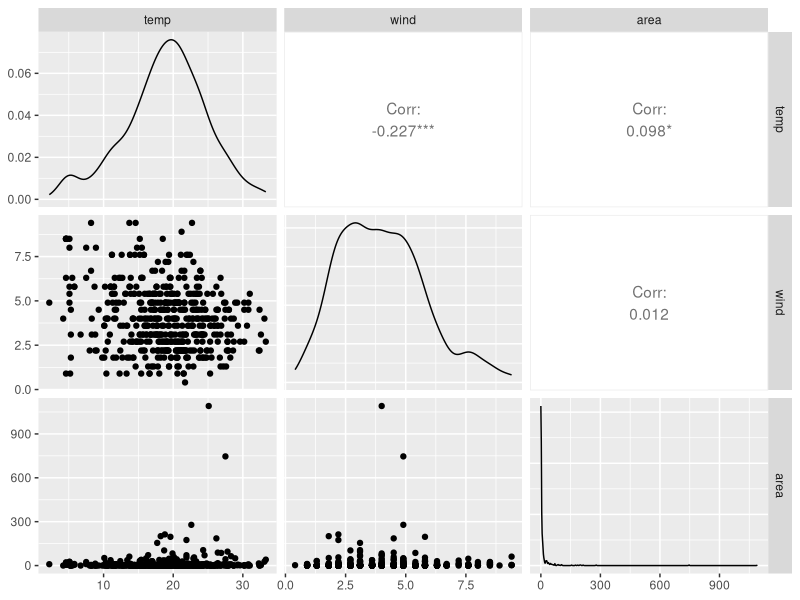
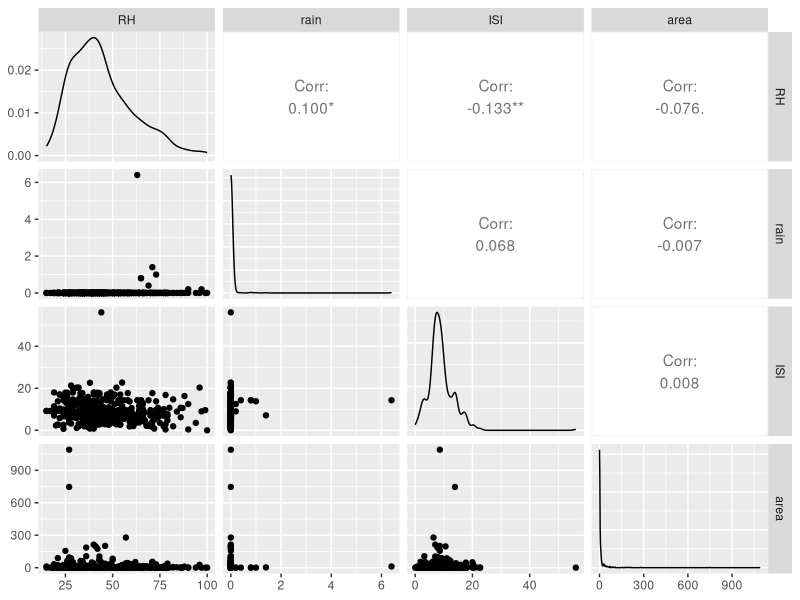
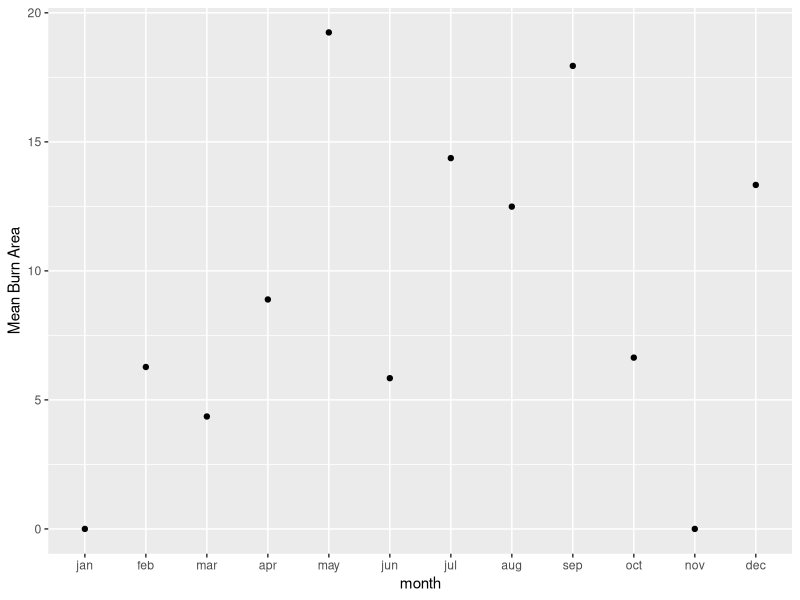
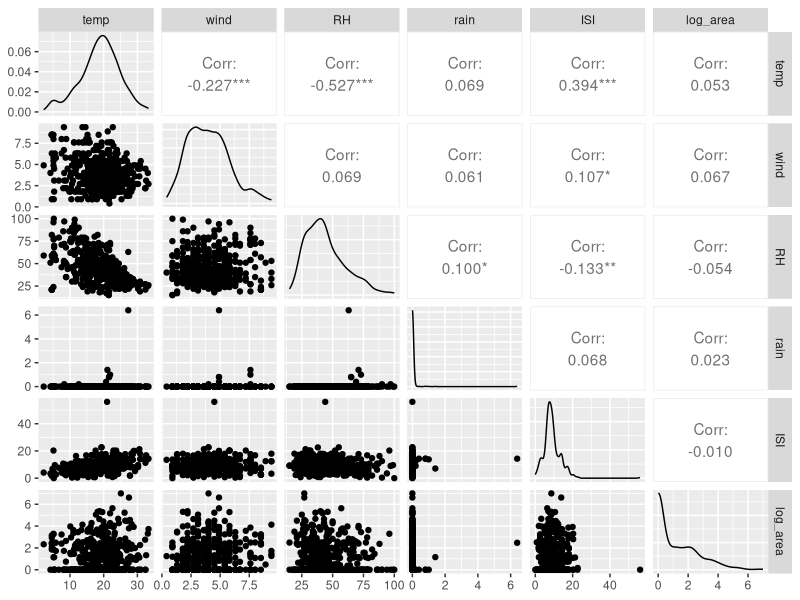

The R source for these figures, in order:
## ---- chunk 1
library(dplyr)
library(ggplot2)
ff = read.delim("../forestfires.tsv", sep = '\t', header = TRUE)


library(GGally)

## ---- chunk 2
    ggpairs(select(ff, temp, wind, area))
## ---- chunk 3
ggpairs(select(ff, RH, rain, ISI, area))
## ---- chunk 4
    
    seasonal_burn_area = ff %>%
      group_by(month) %>%
      summarize(
        mean_area = mean(area)
        )
    
    # put the months in the right order
    seasonal_burn_area$month = factor(seasonal_burn_area$month,
                                      levels = c("jan", "feb", "mar", "apr", "may", "jun",
                                                 "jul", "aug", "sep", "oct", "nov", "dec"))
    
    ggplot(data = seasonal_burn_area, aes(x = month, y = mean_area)) +
      geom_point() +
      scale_y_continuous("Mean Burn Area")
  
## ---- chunk 5
ff$log_area = log(ff$area + 1)

ggpairs(select(ff, temp, wind, RH, rain, ISI, log_area))

